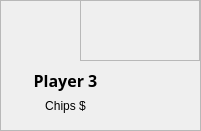
  <widget class="QFrame" name="P3">
   <property name="geometry">
    <rect>
     <x>490</x>
     <y>80</y>
     <width>201</width>
     <height>131</height>
    </rect>
   </property>
   <property name="frameShape">
    <enum>QFrame::StyledPanel</enum>
   </property>
   <property name="frameShadow">
    <enum>QFrame::Raised</enum>
   </property>
   <widget class="QLabel" name="NameP3">
    <property name="geometry">
     <rect>
      <x>30</x>
      <y>70</y>
      <width>71</width>
      <height>21</height>
     </rect>
    </property>
    <property name="font">
     <font>
      <family>Yu Gothic UI Semibold</family>
      <pointsize>12</pointsize>
      <bold>true</bold>
     </font>
    </property>
    <property name="styleSheet">
     <string notr="true">color: rgb(0, 0, 0);</string>
    </property>
    <property name="text">
     <string>Player 3</string>
    </property>
    <property name="alignment">
     <set>Qt::AlignCenter</set>
    </property>
   </widget>
   <widget class="QLabel" name="Player3">
    <property name="geometry">
     <rect>
      <x>0</x>
      <y>0</y>
      <width>131</width>
      <height>121</height>
     </rect>
    </property>
    <property name="text">
     <string/>
    </property>
    <property name="state" stdset="0">
     <string>P3off</string>
    </property>
   </widget>
   <widget class="QLabel" name="P3chips">
    <property name="geometry">
     <rect>
      <x>30</x>
      <y>90</y>
      <width>71</width>
      <height>31</height>
     </rect>
    </property>
    <property name="styleSheet">
     <string notr="true">color: rgb(0, 0, 0);</string>
    </property>
    <property name="text">
     <string>Chips $</string>
    </property>
    <property name="alignment">
     <set>Qt::AlignCenter</set>
    </property>
   </widget>
   <widget class="QFrame" name="balloonmsg3">
    <property name="geometry">
     <rect>
      <x>80</x>
      <y>0</y>
      <width>120</width>
      <height>61</height>
     </rect>
    </property>
    <property name="frameShape">
     <enum>QFrame::StyledPanel</enum>
    </property>
    <property name="frameShadow">
     <enum>QFrame::Raised</enum>
    </property>
    <property name="state" stdset="0">
     <string/>
    </property>
    <widget class="QLabel" name="msg3">
     <property name="geometry">
      <rect>
       <x>38</x>
       <y>10</y>
       <width>61</width>
       <height>31</height>
      </rect>
     </property>
     <property name="font">
      <font>
       <family>Yu Gothic UI Semibold</family>
       <pointsize>12</pointsize>
       <bold>true</bold>
      </font>
     </property>
     <property name="styleSheet">
      <string notr="true">color: rgb(0, 0, 0);</string>
     </property>
     <property name="text">
      <string/>
     </property>
    </widget>
   </widget>
   <zorder>Player3</zorder>
   <zorder>NameP3</zorder>
   <zorder>P3chips</zorder>
   <zorder>balloonmsg3</zorder>
  </widget>
